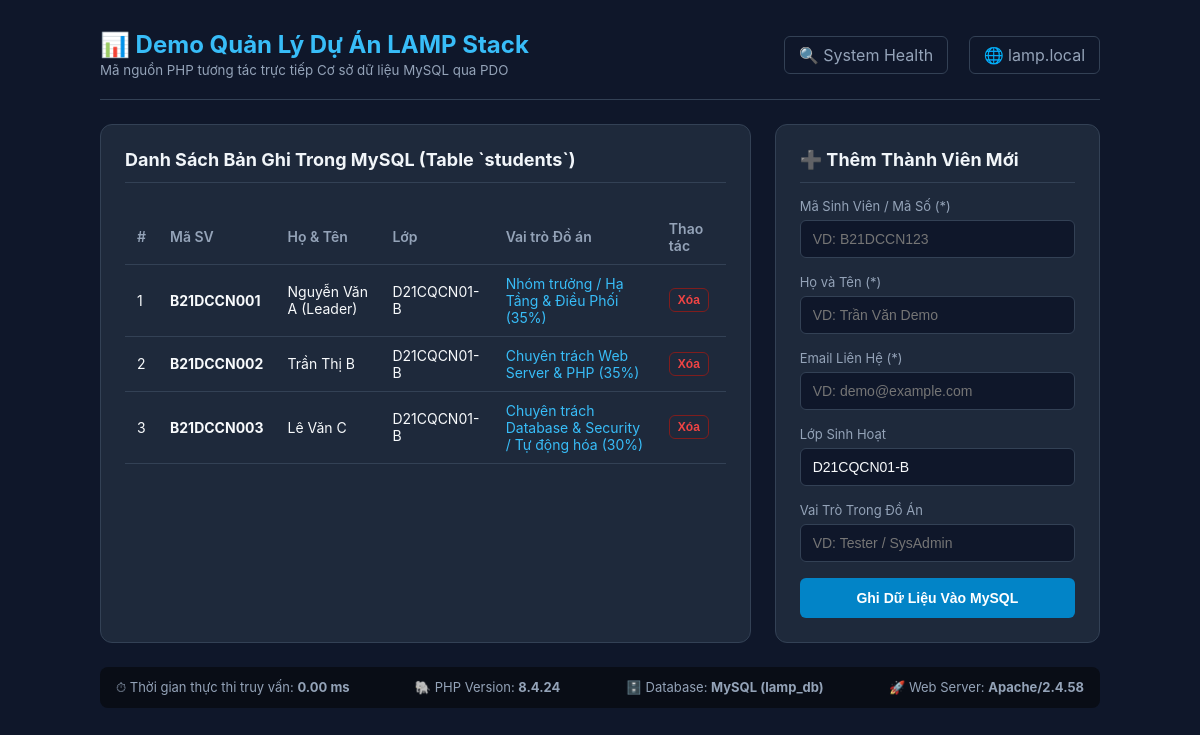
The app's page /crud_demo.php with its own data.
### tables this page shows
CREATE TABLE IF NOT EXISTS `students` (
    `id` INT AUTO_INCREMENT PRIMARY KEY,
    `student_code` VARCHAR(20) NOT NULL UNIQUE COMMENT 'Mã sinh viên',
    `full_name` VARCHAR(100) NOT NULL COMMENT 'Họ và tên',
    `email` VARCHAR(100) NOT NULL COMMENT 'Email liên hệ',
    `class_name` VARCHAR(50) NOT NULL COMMENT 'Lớp sinh hoạt',
    `project_role` VARCHAR(100) NOT NULL COMMENT 'Vai trò trong đồ án',
    `created_at` TIMESTAMP DEFAULT CURRENT_TIMESTAMP COMMENT 'Thời gian khởi tạo'
);

### crud_demo.php (the view, shortened to what this page needs)
<?php
$dbHost = '127.0.0.1';
$dbUser = 'lamp_user';
$dbPass = 'StrongPassword123';
$dbName = 'lamp_db';
$startTime = microtime(true);
$students = [];
try {
    $pdo = new PDO("mysql:host={$dbHost};dbname={$dbName};charset=utf8mb4", $dbUser, $dbPass, [
        PDO::ATTR_ERRMODE            => PDO::ERRMODE_EXCEPTION,
        PDO::ATTR_DEFAULT_FETCH_MODE => PDO::FETCH_ASSOC,
        PDO::ATTR_TIMEOUT            => 3,
    ]);
    $stmt = $pdo->query("SELECT * FROM students ORDER BY id ASC");
    $students = $stmt->fetchAll();
} catch (PDOException $e) {
    $message = "Lỗi kết nối MySQL: " . htmlspecialchars($e->getMessage());
    $messageType = 'error';
}
$executionTime = number_format((microtime(true) - $startTime) * 1000, 2);
?>
<!DOCTYPE html>
<html lang="vi">
<head>
</head>
<body>
<div class="container">
    <header>
        <div>
            <h1>📊 Demo Quản Lý Dự Án LAMP Stack</h1>
            <small style="color: var(--text-muted);">Mã nguồn PHP tương tác trực tiếp Cơ sở dữ liệu MySQL qua PDO</small>
        </div>
        <div class="nav-links">
            <a href="index.php">🔍 System Health</a>
            <a href="https://lamp.local/" target="_blank">🌐 lamp.local</a>
        </div>
    </header>
    <div class="grid">
        <div class="card">
            <h2>Danh Sách Bản Ghi Trong MySQL (Table `students`)</h2>
            <?php if (empty($students)): ?>
                <p style="color: var(--text-muted); font-size: 14px;">Chưa có bản ghi nào hoặc chưa nạp file `src/db_schema.sql`.</p>
            <?php else: ?>
                <div style="overflow-x: auto;">
                    <table>
                        <thead>
                            <tr>
                                <th>#</th>
                                <th>Mã SV</th>
                                <th>Họ & Tên</th>
                                <th>Lớp</th>
                                <th>Vai trò Đồ án</th>
                                <th>Thao tác</th>
                            </tr>
                        </thead>
                        <tbody>
                            <?php foreach ($students as $s): ?>
                                <tr>
                                    <td><?= (int)$s['id'] ?></td>
                                    <td><strong><?= htmlspecialchars($s['student_code']) ?></strong></td>
                                    <td><?= htmlspecialchars($s['full_name']) ?></td>
                                    <td><?= htmlspecialchars($s['class_name']) ?></td>
                                    <td><span style="color: var(--primary);"><?= htmlspecialchars($s['project_role']) ?></span></td>
                                    <td>
                                        <form method="POST" onsubmit="return confirm('Bạn có chắc chắn muốn xóa bản ghi này?');" style="margin: 0;">
                                            <button type="submit" class="btn-danger">Xóa</button>
                                        </form>
                                    </td>
                                </tr>
                            <?php endforeach; ?>
                        </tbody>
                    </table>
                </div>
            <?php endif; ?>
        </div>
        <div class="card">
            <h2>➕ Thêm Thành Viên Mới</h2>
            <form method="POST">
                <div class="form-group">
                    <label>Mã Sinh Viên / Mã Số (*)</label>
                    <input type="text" name="student_code" placeholder="VD: B21DCCN123" required>
                </div>
                <div class="form-group">
                    <label>Họ và Tên (*)</label>
                    <input type="text" name="full_name" placeholder="VD: Trần Văn Demo" required>
                </div>
                <div class="form-group">
                    <label>Email Liên Hệ (*)</label>
                    <input type="email" name="email" placeholder="VD: demo@example.com" required>
                </div>
                <div class="form-group">
                    <label>Lớp Sinh Hoạt</label>
                    <input type="text" name="class_name" placeholder="VD: D21CQCN01-B" value="D21CQCN01-B">
                </div>
                <div class="form-group">
                    <label>Vai Trò Trong Đồ Án</label>
                    <input type="text" name="project_role" placeholder="VD: Tester / SysAdmin">
                </div>
                <button type="submit" class="btn-primary">Ghi Dữ Liệu Vào MySQL</button>
            </form>
        </div>
    </div>
    <div class="metrics">
        <span>⏱ Thời gian thực thi truy vấn: <strong><?= $executionTime ?> ms</strong></span>
        <span>🐘 PHP Version: <strong><?= PHP_VERSION ?></strong></span>
        <span>🗄️ Database: <strong>MySQL (lamp_db)</strong></span>
        <span>🚀 Web Server: <strong><?= htmlspecialchars($_SERVER['SERVER_SOFTWARE'] ?? 'Apache') ?></strong></span>
    </div>
</div>
</body>
</html>

### crud_demo.php (style rules this page uses)
:root { --bg-color: #0f172a; --card-bg: #1e293b; --border-color: #334155; --primary: #38bdf8; --success: #10b981; --danger: #ef4444; --warning: #f59e0b; --text-main: #f8fafc; --text-muted: #94a3b8; }
body { font-family: -apple-system, BlinkMacSystemFont, "Segoe UI", Roboto, sans-serif; background-color: var(--bg-color); color: var(--text-main); margin: 0; padding: 30px 20px; }
.container { max-width: 1000px; margin: 0 auto; }
header { display: flex; justify-content: space-between; align-items: center; border-bottom: 1px solid var(--border-color); padding-bottom: 20px; margin-bottom: 24px; }
h1 { margin: 0; font-size: 24px; color: var(--primary); }
.nav-links a { color: var(--text-muted); text-decoration: none; margin-left: 16px; padding: 8px 14px; border-radius: 6px; background: #0f172a; border: 1px solid var(--border-color); transition: all 0.2s; }
.grid { display: grid; grid-template-columns: 2fr 1fr; gap: 24px; }
.card { background: var(--card-bg); border: 1px solid var(--border-color); border-radius: 12px; padding: 24px; }
.card h2 { margin-top: 0; font-size: 18px; color: #f1f5f9; border-bottom: 1px solid var(--border-color); padding-bottom: 12px; }
table { width: 100%; border-collapse: collapse; margin-top: 12px; }
th, td { text-align: left; padding: 10px 12px; border-bottom: 1px solid var(--border-color); font-size: 14px; }
th { color: var(--text-muted); font-weight: 600; }
.form-group { margin-bottom: 16px; }
label { display: block; margin-bottom: 6px; font-size: 13px; color: var(--text-muted); }
input, select { width: 100%; padding: 10px 12px; border-radius: 6px; border: 1px solid var(--border-color); background: #0f172a; color: var(--text-main); box-sizing: border-box; font-size: 14px; }
button { cursor: pointer; border-radius: 6px; font-weight: 600; transition: all 0.2s; border: none; }
.btn-primary { width: 100%; padding: 12px; background: #0284c7; color: white; font-size: 14px; }
.btn-danger { background: transparent; color: var(--danger); padding: 4px 8px; font-size: 12px; border: 1px solid #7f1d1d; }
.metrics { margin-top: 24px; background: #090d16; border-radius: 8px; padding: 12px 16px; font-size: 13px; color: var(--text-muted); display: flex; justify-content: space-between; flex-wrap: wrap; gap: 12px; }

### records on screen
students: id "1", student_code "B21DCCN001", full_name "Nguyễn Văn A (Leader)", class_name "D21CQCN01-B", project_role "Nhóm trưởng / Hạ Tầng & Điều Phối (35%)"
students: id "2", student_code "B21DCCN002", full_name "Trần Thị B", class_name "D21CQCN01-B", project_role "Chuyên trách Web Server & PHP (35%)"
students: id "3", student_code "B21DCCN003", full_name "Lê Văn C", class_name "D21CQCN01-B", project_role "Chuyên trách Database & Security / Tự động hóa (30%)"

### other values on screen
$executionTime "0.00"
PHP_VERSION "8.4.24"
$_SERVER['SERVER_SOFTWARE'] "Apache/2.4.58"
